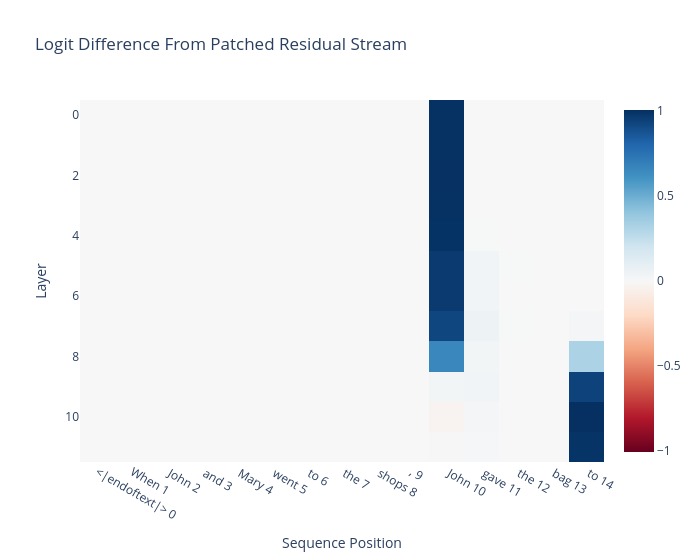

Notebook code for this chart:
### Markdown cell above
Once you've passed the tests, you can plot your results.

### Code cell
imshow(
    act_patch_resid_pre_own,
    x=labels,
    title="Logit Difference From Patched Residual Stream",
    labels={"x": "Sequence Position", "y": "Layer"},
    width=700,
)

### Figure 1 — Plotly figure (JSON) as saved in the notebook; plotly's stock layout.template omitted (floating-point values rounded to 4 significant figures; data arrays with more than 128 entries replaced by an {"elided": "..."} marker saying what was removed)
{"data": [{"coloraxis": "coloraxis", "hovertemplate": "Sequence Position: %{x}<br>Layer: %{y}<br>color: %{z}<extra></extra>", "name": "0", "type": "heatmap", "x": ["<|endoftext|> 0", "When 1", " John 2", " and 3", " Mary 4", " went 5", " to 6", " the 7", " shops 8", ", 9", " John 10", " gave 11", " the 12", " bag 13", " to 14"], "xaxis": "x", "yaxis": "y", "z": {"elided": "12x15 float values"}}], "layout": {"coloraxis": {"autocolorscale": false, "cmid": 0.0, "colorscale": [[0.0, "rgb(103,0,31)"], [0.1, "rgb(178,24,43)"], [0.2, "rgb(214,96,77)"], [0.3, "rgb(244,165,130)"], [0.4, "rgb(253,219,199)"], [0.5, "rgb(247,247,247)"], [0.6, "rgb(209,229,240)"], [0.7, "rgb(146,197,222)"], [0.8, "rgb(67,147,195)"], [0.9, "rgb(33,102,172)"], [1.0, "rgb(5,48,97)"]]}, "title": {"text": "Logit Difference From Patched Residual Stream"}, "width": 700, "xaxis": {"anchor": "y", "constrain": "domain", "domain": [0.0, 1.0], "scaleanchor": "y", "title": {"text": "Sequence Position"}}, "yaxis": {"anchor": "x", "autorange": "reversed", "constrain": "domain", "domain": [0.0, 1.0], "title": {"text": "Layer"}}}}
